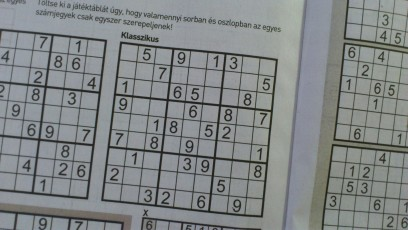
#> input picture practice/Sudoku_rs.jpg, 408 x 230 px
$ python 04_02_a_gamma_lut.py
#> lines starting #> are read from the running program, lines starting #| are printed output that depends on the picture

import cv2
import numpy as np


def create_gamma_lut(gamma):
    """Generate a 256-element lookup table corresponding to a Gamma parameter value.
    Because of the exponentiation, it must first be converted to [0, 1] and then back to [0, 255].
    """
    lut_out = np.arange(0, 256, 1, np.float32)
    lut_out = lut_out / 255.0
    lut_out = lut_out ** gamma
    lut_out = np.uint8(lut_out * 255.0)

    return lut_out


def apply_lut(im_in, lut_in, label_text):
    print(label_text)
    im_lut = cv2.LUT(im_in, lut_in, None)
    cv2.imshow('gamma', im_lut)
    cv2.waitKey(0)


im = cv2.imread('Sudoku_rs.jpg', cv2.IMREAD_GRAYSCALE)
#> im: shape (230, 408); min 20, max 180, mean 133.4
# im = cv2.imread('SeaCliffBridge_3_800.jpg', cv2.IMREAD_GRAYSCALE)
# im = cv2.imread('SeaCliffBridge_3_800.jpg', cv2.IMREAD_COLOR)
# im = cv2.imread('PalPant_800.jpg', cv2.IMREAD_COLOR)

# Gamma corrections

lut = create_gamma_lut(1.0 / 3.0)
apply_lut(im, lut, 'γ=1/3')
#> in apply_lut, `im_lut = cv2.LUT(im_in, lut_in, None)`:
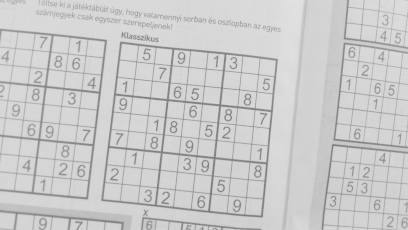
#> im_lut: shape (230, 408); min 109, max 227, mean 203.3

lut = create_gamma_lut(0.5)
apply_lut(im, lut, 'γ=1/2')
#> call 2 of apply_lut, with lut_in = array of shape (256,), label_text = 'γ=1/2'
#> in apply_lut (call 2), `im_lut = cv2.LUT(im_in, lut_in, None)`:
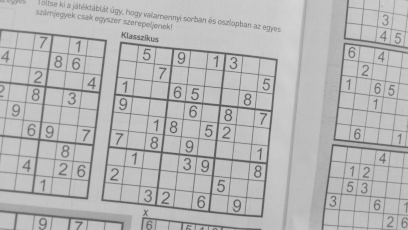
#> im_lut: shape (230, 408); min 71, max 214, mean 182.2

lut = np.arange(0, 256, 1, np.uint8)
apply_lut(im, lut, 'γ=1')

lut = create_gamma_lut(2.0)
apply_lut(im, lut, 'γ=2')
#> call 4 of apply_lut, with lut_in = array of shape (256,), label_text = 'γ=2'
#> in apply_lut (call 4), `im_lut = cv2.LUT(im_in, lut_in, None)`:
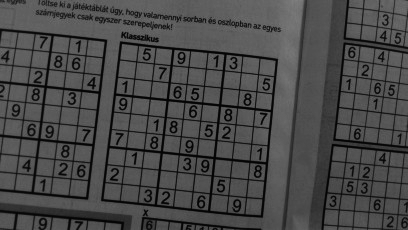
#> im_lut: shape (230, 408); min 1, max 127, mean 73

lut = create_gamma_lut(3.0)
apply_lut(im, lut, 'γ=3')
#> in apply_lut (call 5), `im_lut = cv2.LUT(im_in, lut_in, None)`:
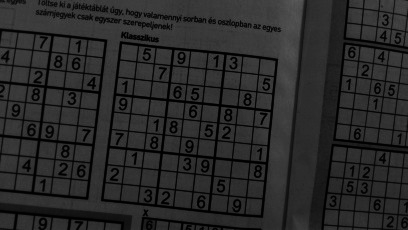
#> im_lut: shape (230, 408); min 0, max 89, mean 41

cv2.destroyAllWindows()

$ run again, with practice/SeaCliffBridge_3_800.jpg copied over practice/Sudoku_rs.jpg
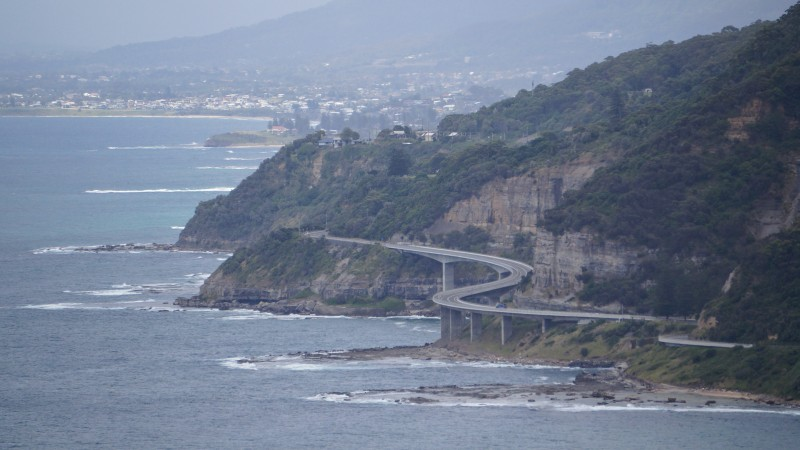
#> input picture practice/SeaCliffBridge_3_800.jpg, 800 x 450 px
#> `im = cv2.imread('Sudoku_rs.jpg', cv2.IMREAD_GRAYSCALE)`:
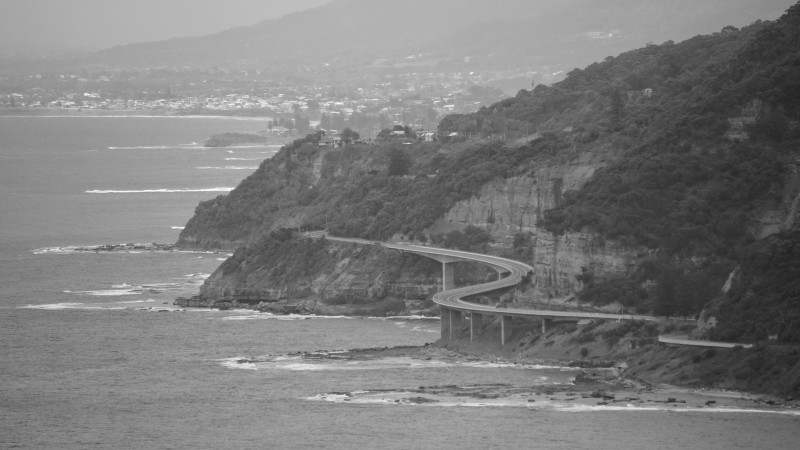
#> im: shape (450, 800); min 29, max 255, mean 123.8
#> in apply_lut (call 5), `im_lut = cv2.LUT(im_in, lut_in, None)`:
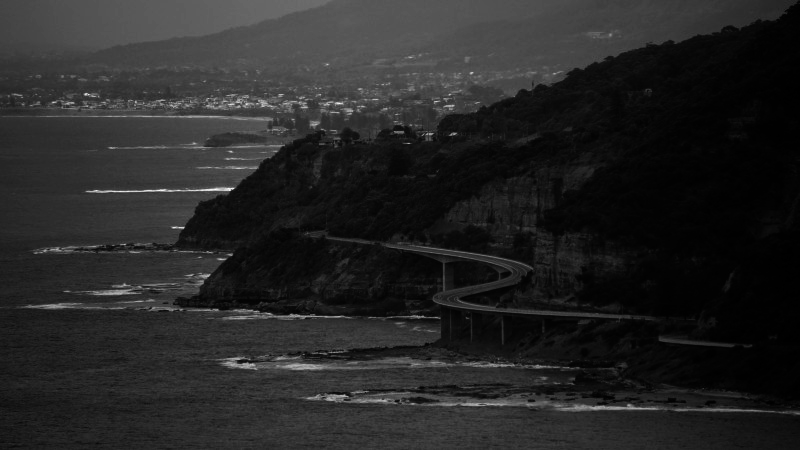
#> im_lut: shape (450, 800); min 0, max 255, mean 37.7
